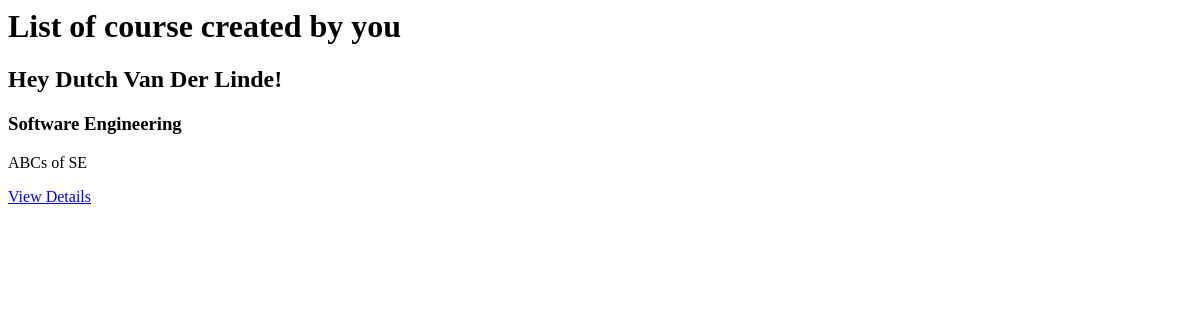
Before: /courses/list/ with the older database file.
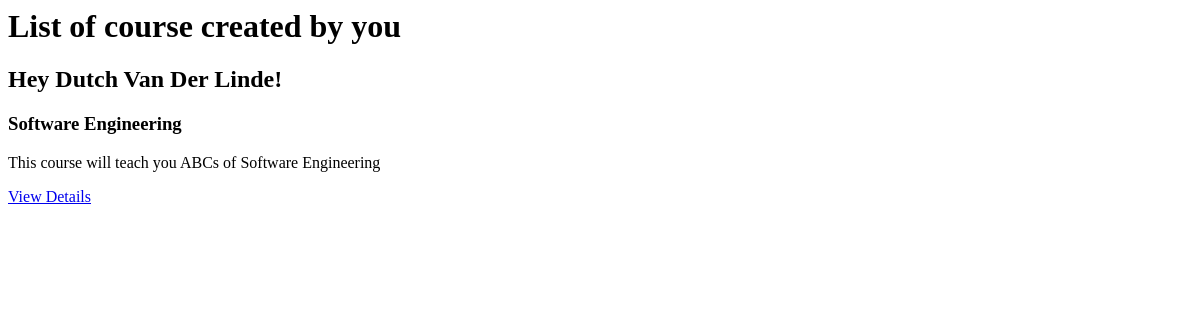
After: the same page with the newer database file.
### courses/models.py (models this page shows, shortened)
class Course(models.Model):
    title = models.CharField(max_length = 150, db_index = True)
    description = models.TextField(blank = False)
    slug = models.SlugField(max_length=150, unique = True) #later actually can change
    instructor = models.CharField(max_length = 40, db_index = True) #later link it ot actual instructor
    credit_units = models.IntegerField(db_index = True)
    status = models.IntegerField(db_index = True) # value 1 if course is opened, 0 if closed
    category = models.CharField(max_length = 150, db_index = True)
    def get_absolute_url(self):
        return reverse('course_detail_url', kwargs = {'slug' : self.slug})

### courses/views.py (the view)
# urls.py: path('list/', views.courses_list),
def courses_list(request):
    courses = Course.objects.filter(instructor = "Dutch Van Der Linde") #assume this is default tutor now. How to get the name of the logged in tutor?
    return render(request, "courses/courses_list.html", context = {'courses' : courses})

### courses/templates/courses/courses_list.html
<h1>List of course created by you</h1>
<h2>Hey {{courses.0.instructor}}! </h2>
{% for course in courses %}
    <h3>{{course.title}}</h3>
    <p>{{course.description}}</p>
    <a href = "{{ course.get_absolute_url }}">View Details</a>
{% endfor %}

Changed rows visible on the page:
changed Course "Software Engineering": description "ABCs of SE" → "This course will teach you ABCs of Software Engineering"
